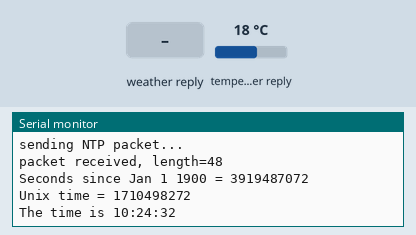
Recording of a program running on a simulated ESP8266 (NodeMCU). Parts: the last lines printed to the serial monitor. The inputs (shaded band) are chosen by the test bench; at power-on: temperature in the weather reply 18 °C. WiFi joins after 1.5 s; servers stay silent unless stated; web services answer with replies made up by the test bench.

Above: at 2.7 s.
2.8 s: weather in the web reply set to Clear
7.5 s: temperature in the weather reply set to -14 °C
At 14.7 s:
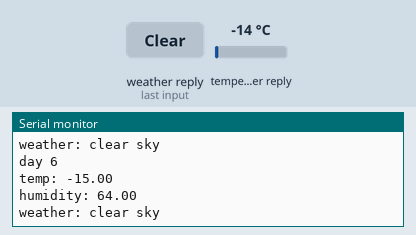
15.7 s: weather in the web reply set to Rain
At 26.0 s:
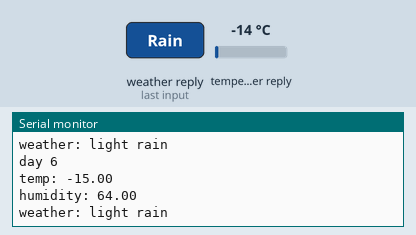
27.1 s: weather in the web reply set to Snow
At 37.3 s:
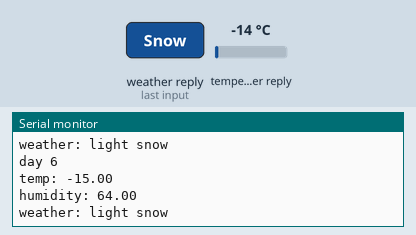
38.4 s: weather in the web reply set to Thunderstorm
At 48.7 s:
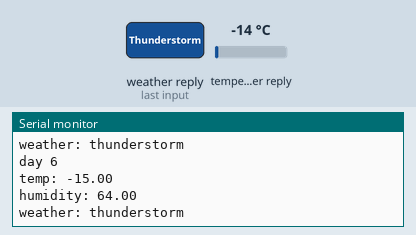
49.8 s: weather in the web reply set to Mist
At 61.1 s:
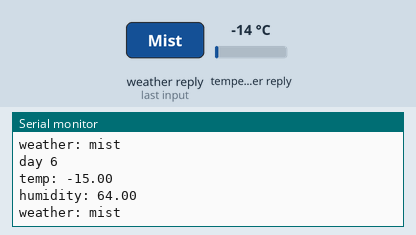
Timing chart, 0 to 62.2 s (numbered marks = the images above; inputs shaded):
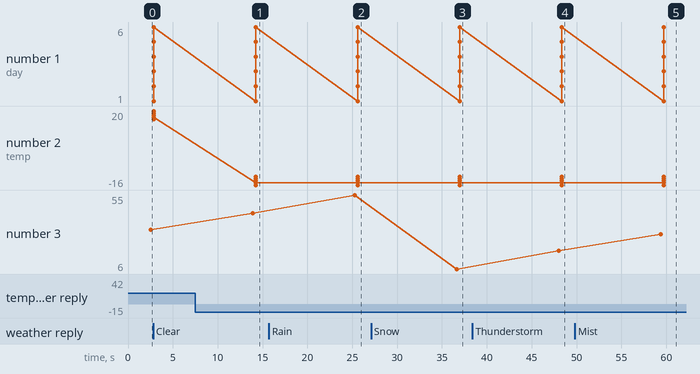

The program:

main.cpp
```cpp
#include <Arduino.h>

#include <ArduinoJson.h>
#include <ESP8266WiFi.h>
#include <WiFiUdp.h>

const char *ssid = "Redmi Note 5";
const char *pass = "iamiron4";

unsigned int localPort = 2390; // local port to listen for UDP packets

/* Don't hardwire the IP address or we won't get the benefits of the pool.
 *  Lookup the IP address for the host name instead */
//IPAddress timeServer(129, 6, 15, 28); // time.nist.gov NTP server
IPAddress timeServerIP; // time.nist.gov NTP server address
const char *ntpServerName = "eg.pool.ntp.org";

const int NTP_PACKET_SIZE = 48; // NTP time stamp is in the first 48 bytes of the message

byte packetBuffer[NTP_PACKET_SIZE]; //buffer to hold incoming and outgoing packets

// A UDP instance to let us send and receive packets over UDP
WiFiUDP udp;

WiFiClient client;

// Open Weather Map API server name
const char server[] = "api.openweathermap.org";

// Replace the next line to match your city and 2 letter country code
String nameOfCity = "Cairo,eg";
// How your nameOfCity variable would look like for Lagos on Nigeria

// Replace the next line with your API Key
String apiKey = "fc775606c53feef5e8ce5f4b998ba09f";

String text;

int jsonend = 0;
boolean startJson = false;

#define JSON_BUFF_DIMENSION 2500
#define no_of_days 7

void makeNTPRequestTime();
void sendNTPpacket(IPAddress &address);
void makehttpRequestWeather();
void setup()
{
  Serial.begin(115200);
  Serial.println();
  Serial.println();

  // We start by connecting to a WiFi network
  Serial.print("Connecting to ");
  Serial.println(ssid);
  WiFi.begin(ssid, pass);

  while (WiFi.status() != WL_CONNECTED)
  {
    delay(500);
    Serial.print(".");
  }
  Serial.println("");

  Serial.println("WiFi connected");
  Serial.println("IP address: ");
  Serial.println(WiFi.localIP());

  Serial.println("Starting UDP");
  udp.begin(localPort);
  Serial.print("Local port: ");
  Serial.println(udp.localPort());
}

void loop()
{

  makeNTPRequestTime();
  makehttpRequestWeather();
  // wait ten seconds
  delay(10000);
}
void makeNTPRequestTime()
{
  client.stop();
  //get a random server from the pool
  WiFi.hostByName(ntpServerName, timeServerIP);

  sendNTPpacket(timeServerIP); // send an NTP packet to a time server
  // wait to see if a reply is available
  delay(1000);

  int cb = udp.parsePacket();
  if (!cb)
  {
    Serial.println("no packet yet");
  }
  else
  {
    Serial.print("packet received, length=");
    Serial.println(cb);
    // We've received a packet, read the data from it
    udp.read(packetBuffer, NTP_PACKET_SIZE); // read the packet into the buffer

    //the timestamp starts at byte 40 of the received packet and is four bytes,
    // or two words, long. First, esxtract the two words:

    unsigned long highWord = word(packetBuffer[40], packetBuffer[41]);
    unsigned long lowWord = word(packetBuffer[42], packetBuffer[43]);
    // combine the four bytes (two words) into a long integer
    // this is NTP time (seconds since Jan 1 1900):
    unsigned long secsSince1900 = highWord << 16 | lowWord;
    Serial.print("Seconds since Jan 1 1900 = ");
    Serial.println(secsSince1900);

    // now convert NTP time into everyday time:
    Serial.print("Unix time = ");
    // Unix time starts on Jan 1 1970. In seconds, that's 2208988800:
    const unsigned long seventyYears = 2208988800UL;
    // subtract seventy years:
    unsigned long epoch = secsSince1900 - seventyYears;
    // print Unix time:
    Serial.println(epoch);

    // print the hour, minute and second:
    Serial.print("The time is ");          // UTC is the time at Greenwich Meridian (GMT)
    Serial.print((epoch % 86400L) / 3600); // print the hour (86400 equals secs per day)
    Serial.print(':');
    if (((epoch % 3600) / 60) < 10)
    {
      // In the first 10 minutes of each hour, we'll want a leading '0'
      Serial.print('0');
    }
    Serial.print((epoch % 3600) / 60); // print the minute (3600 equals secs per minute)
    Serial.print(':');
    if ((epoch % 60) < 10)
    {
      // In the first 10 seconds of each minute, we'll want a leading '0'
      Serial.print('0');
    }
    Serial.println(epoch % 60); // print the second
  }
}
void parseJson()
{
  //StaticJsonBuffer<4000> jsonBuffer;
  const size_t bufferSize = 2 * JSON_ARRAY_SIZE(1) + JSON_ARRAY_SIZE(2) + 4 * JSON_OBJECT_SIZE(1) + 3 * JSON_OBJECT_SIZE(2) + 3 * JSON_OBJECT_SIZE(4) + JSON_OBJECT_SIZE(5) + 2 * JSON_OBJECT_SIZE(7) + 2 * JSON_OBJECT_SIZE(8) + 720;
  DynamicJsonDocument jsonBuffer(bufferSize * 4);

  // FIND FIELDS IN JSON TREE
  DeserializationError error = deserializeJson(jsonBuffer, client);

  if (error)
  {
    Serial.print(F("deserializeJson() failed: "));
    Serial.println(error.c_str());
    // Serial.println(jsonString);
    Serial.println(jsonBuffer.as<String>());
    return;
  }
  else
  {
    Serial.println(F("deserializeJson() success: "));
  }

  const JsonArray &list = jsonBuffer["list"];
  const JsonObject &nowT = list[0];
  // const JsonObject& later = list[1];

  // including temperature and humidity for those who may wish to hack it in

  String city = jsonBuffer["city"]["name"];

  float tempNow = nowT["main"]["temp"];
  float humidityNow = nowT["main"]["humidity"];
  String weatherNow = nowT["weather"][0]["description"];

  // float tempLater = later["main"]["temp"];
  // float humidityLater = later["main"]["humidity"];
  // String weatherLater = later["weather"][0]["description"];

  for (size_t i = 1; i < no_of_days; i++)
  {
    const JsonObject &later = list[i];

    Serial.println("day " + String(i));
    Serial.print("temp: ");
    Serial.println(later["main"]["temp"].as<float>());
    Serial.print("humidity: ");
    Serial.println(later["main"]["humidity"].as<float>());
    Serial.print("weather: ");
    Serial.println(later["weather"][0]["description"].as<char *>());
  }

  Serial.println();
}
void makehttpRequestWeather()
{
  // close any connection before send a new request to allow client make connection to server
  client.stop();

  // if there's a successful connection:
  if (client.connect(server, 80))
  {
    // Serial.println("connecting...");
    // send the HTTP PUT request:
    client.println("GET /data/2.5/forecast?q=" + nameOfCity + "&APPID=" + apiKey + "&mode=json&units=metric&cnt=" + String(no_of_days + 1) + " HTTP/1.1");
    client.println("Host: api.openweathermap.org");
    client.println("User-Agent: ArduinoWiFi/1.1");
    client.println("Connection: close");
    client.println();

    unsigned long timeout = millis();
    while (client.available() == 0)
    {
      if (millis() - timeout > 5000)
      {
        Serial.println(">>> Client Timeout !");
        client.stop();
        return;
      }
    }

    // Check HTTP status
    char status[32] = {0};
    client.readBytesUntil('\r', status, sizeof(status));
    if (strcmp(status, "HTTP/1.1 200 OK") != 0)
    {
      Serial.print(F("Unexpected response: "));
      Serial.println(status);
      return;
    }

    // Skip HTTP headers
    char endOfHeaders[] = "\r\n\r\n";
    if (!client.find(endOfHeaders))
    {
      Serial.println(F("Invalid response"));
      return;
    }
    parseJson();
  }
  else
  {
    // if no connction was made:
    Serial.println("connection failed");
    return;
  }
}

// send an NTP request to the time server at the given address
void sendNTPpacket(IPAddress &address)
{
  Serial.println("sending NTP packet...");
  // set all bytes in the buffer to 0
  memset(packetBuffer, 0, NTP_PACKET_SIZE);
  // Initialize values needed to form NTP request
  // (see URL above for details on the packets)
  packetBuffer[0] = 0b11100011; // LI, Version, Mode
  packetBuffer[1] = 0;          // Stratum, or type of clock
  packetBuffer[2] = 6;          // Polling Interval
  packetBuffer[3] = 0xEC;       // Peer Clock Precision
  // 8 bytes of zero for Root Delay & Root Dispersion
  packetBuffer[12] = 0x49;
  packetBuffer[13] = 0x4E;
  packetBuffer[14] = 0x49;
  packetBuffer[15] = 0x52;

  // all NTP fields have been given values, now
  // you can send a packet requesting a timestamp:
  udp.beginPacket(address, 123); //NTP requests are to port 123
  udp.write(packetBuffer, NTP_PACKET_SIZE);
  udp.endPacket();
}
```

Measured:
- after the input at 7.5 s, the serial monitor: prints a new line after 6.7 s (image 1)
- after the input at 15.7 s, the serial monitor: prints a new line after 9.9 s (image 2)
- after the input at 27.1 s, the serial monitor: prints a new line after 9.9 s (image 3)
- after the input at 38.4 s, the serial monitor: prints a new line after 10.0 s (image 4)
- after the input at 49.8 s, the serial monitor: prints a new line after 9.9 s (image 5)
- plotted number 2: 17 → -15 after the input at 7.5 s
